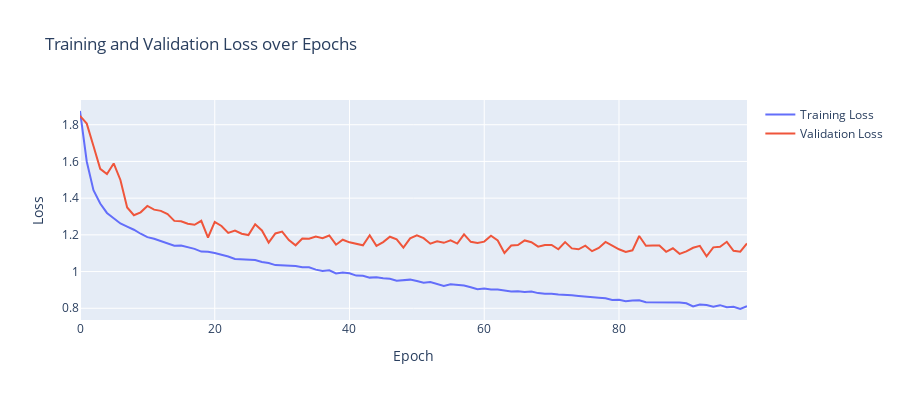

The cell this chart's notebook holds for it:
### Code cell
import plotly.graph_objects as graph
# pio.renderers

fig = graph.Figure()

# the training loss 
fig.add_trace(graph.Scatter(y=train_losses, mode='lines', name='Training Loss'))
# the validation loss 
fig.add_trace(graph.Scatter(y=val_losses, mode='lines', name='Validation Loss'))
# Update the layout with titles and axis labels
fig.update_layout(title='Training and Validation Loss over Epochs',
                  xaxis_title='Epoch',
                  yaxis_title='Loss',
                  width=900,
                  height=400)

# fig.add_trace(go.Scatter(y=train_losses, fill='tozeroy', mode='lines', name='Training Loss'))  # Fill to x-axis
# fig.add_trace(go.Scatter(y=val_losses, fill='tozeroy', mode='lines', name='Validation Loss'))

fig.show()

### Figure 1 — Plotly figure (JSON) as saved in the notebook; plotly's stock layout.template omitted (floating-point values rounded to 4 significant figures)
{"data": [{"mode": "lines", "name": "Training Loss", "type": "scatter", "y": [1.875, 1.6, 1.444, 1.371, 1.319, 1.289, 1.262, 1.245, 1.228, 1.206, 1.188, 1.179, 1.168, 1.157, 1.141, 1.141, 1.131, 1.124, 1.109, 1.108, 1.101, 1.092, 1.082, 1.068, 1.066, 1.061, 1.063, 1.052, 1.047, 1.035, 1.034, 1.032, 1.03, 1.023, 1.023, 1.01, 1.004, 1.006, 0.9893, 0.995, 0.9908, 0.978, 0.9774, 0.967, 0.9683, 0.9636, 0.9605, 0.9498, 0.9538, 0.956, 0.9484, 0.9389, 0.9427, 0.9323, 0.9221, 0.9313, 0.9275, 0.9239, 0.9148, 0.9038, 0.9076, 0.902, 0.9019, 0.8968, 0.8914, 0.8925, 0.8892, 0.8918, 0.8825, 0.879, 0.8792, 0.8748, 0.874, 0.8703, 0.8672, 0.863, 0.8603, 0.8577, 0.8548, 0.8448, 0.8466, 0.8377, 0.8423, 0.8436, 0.833, 0.8326, 0.8334, 0.8323, 0.8319, 0.8313, 0.8272, 0.8097, 0.8203, 0.8175, 0.8085, 0.8169, 0.8057, 0.8078, 0.796, 0.8118]}, {"mode": "lines", "name": "Validation Loss", "type": "scatter", "y": [1.849, 1.806, 1.684, 1.56, 1.531, 1.589, 1.499, 1.349, 1.307, 1.323, 1.358, 1.337, 1.331, 1.313, 1.276, 1.274, 1.26, 1.255, 1.277, 1.185, 1.27, 1.248, 1.211, 1.223, 1.206, 1.199, 1.258, 1.224, 1.158, 1.207, 1.218, 1.172, 1.143, 1.18, 1.179, 1.191, 1.182, 1.196, 1.146, 1.173, 1.159, 1.152, 1.143, 1.198, 1.14, 1.16, 1.19, 1.176, 1.131, 1.181, 1.198, 1.182, 1.152, 1.165, 1.157, 1.17, 1.153, 1.203, 1.162, 1.156, 1.163, 1.195, 1.169, 1.101, 1.142, 1.145, 1.17, 1.16, 1.136, 1.145, 1.145, 1.121, 1.16, 1.126, 1.121, 1.141, 1.111, 1.128, 1.162, 1.142, 1.121, 1.107, 1.116, 1.194, 1.141, 1.142, 1.142, 1.108, 1.127, 1.096, 1.11, 1.13, 1.14, 1.083, 1.132, 1.136, 1.162, 1.113, 1.108, 1.153]}], "layout": {"height": 400, "title": {"text": "Training and Validation Loss over Epochs"}, "width": 900, "xaxis": {"title": {"text": "Epoch"}}, "yaxis": {"title": {"text": "Loss"}}}}
